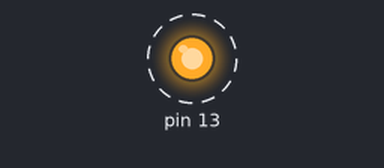
A sketch run on a simulated Arduino Uno, built with avr-gcc and run on an emulated ATmega328P. Shown: output pins drawn as LEDs (lit = HIGH). Dashed ring = blinking. What the sketch prints to the serial monitor is not drawn.

Above: at 0.5 s.
Timing chart, 0 to 4.6 s (numbered marks = the images above):
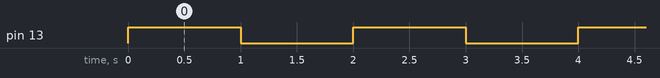

Measured:
- by itself, pin 13: alternates HIGH for 1.0 s and LOW for 1.0 s

The sketch:

3__Project_SerialComunicationAndLEDstatus.ino
```cpp
//3º Projeto: Comunicação Serial com Monitoramento do Estado do LED
//Gabriel Sassati

// A função setup () é executado uma vez quando o Arduino é ligado ou reiniciado
void setup ()
{
  //Configura o pino digital 13 como saída. Geralmente é onde o led embutido está conectado
  pinMode(13, OUTPUT);

  /*
   O que é "Serial"?

   No arduino, Serial é um objeto da biblioteca HardwareSerial, que já está incluída
automaticamente nas placas que suportam comunicação UART, como o Arduino Uno.

   Esse objeto representa a porta serial física do microcontrolador.
   Apesar da conexão entre o arduino e o computador ser via USB, essa comunicação emula uma
conexão UART - um protocolo serial muito antigo, confiável e amplamente utilizado em sistemas
embarcados.

   A comunicação UART (Universal Asvnchronous Receiver Transmitter) é baseada no envio de bits em
   sequência, sem a necessidade de um relógio de sincronização externo.

   --------------------------------------------------------------------------------------------------------------------------------------------------------------------------------------------------------------------------------------------------------------------------------------------------------------------------------------------------------------------------------------------------------------------------------------------------------------------------------------------------------------------------------------------------------------------------------------------------------------------------------------------------------------

   O que significa Serial.begin(9600)?

   - begin() é o método usado para iniciar a comunicação serial.
   - O número 9600 é chamado de baud rate, ou taxa de transmissão de dados, medida em bits por
   segundo (bps).
   Então, 9600 baud significa que o arduino está configurado para enviar/receber até 9600 bits
   por segundo.

   IMPORTANTE:
   O computador também deve estar configurado para a mesma taxa de transmissão (no Monitor
   Serial de IDE do arduino). Caso contrário, os dados enviadis parecerão "corroídos" ou
   ilegíveis.

   ---------------------------------------------------------------------------------------------------------------------------

   Analogia para entender melhor:

   Imagine que arduino e computador são duas pessoas conversando:

   Serial.begin(9600); é como combinar: "Vamos conversar, mas falando 9600 palavras por segundo."

   Se um falar mais rápido ou mais devagar, a outra parte não vai entender. Por isso é essencial
   que os dois usem a mesma velocidade de comunicação.

   -------------------------------------------------------------------------------------------------------------

   O que acontece se esquecer Serial.begin()?

   Nenhum comando como Serial.print() ou Serial.println() vai funcionar. É como tentar falar
com alguém sem antes abrir a boca.

   Dica para depuração (debug):
   Se o Monitor Serial não monstra nada, a primeira coisa a conferir é se Serial.begin() foi
incluído dentro do setup().

   */

  Serial.begin(9600); //Inicia a comunicação serial a 9600 bps
}

//A função loop() é executasa repetidamente em um loop infinito
void loop()
{
  //Liga o LED embutido no pino 13
  digitalWrite(13, HIGH);

  /*
    Envia uma mensagem pela porta serial para o computador.

    Serial,println("LED: Ligado");

  - Essa linha envia o texto "LED: Ligado" como uma string pela comunicação serial.
  - A função println() adiciona automaticamente um caractere se nova linha (\n) ao final.
  - Isso significa que cada mensagen aparece em uma linha separada no Monitor Serial.

  O computador, usando a IDE do arduino, interpreta os bits recebidos e mostra a mensagem
  como texto legível na tela.

  Essa linha é extremamente útil para debg e monitoramneto do estado do programa.

 */

  Serial.println("LED: Ligado");

  //Espera 1 segundo com LED aceso.
  delay(1000);

  //Desliga o LED
  digitalWrite(13, LOW);

  /*
    Envia outra mensagem pela porta Serial indicando que o LED foi desligado.
    Novamente, usamo Serial.println(), que envia o texto e pula para uma nova linha.
    Isso ajuda a acompanhar o funcionamento do código diretamente do computador, mesmo
 que você não esteja vendo fisicamente o LED.
 */

  Serial.println("LED: Desligado");

  //Espera 1 segundo com o LED apagado
  delay(1000);
}
```
